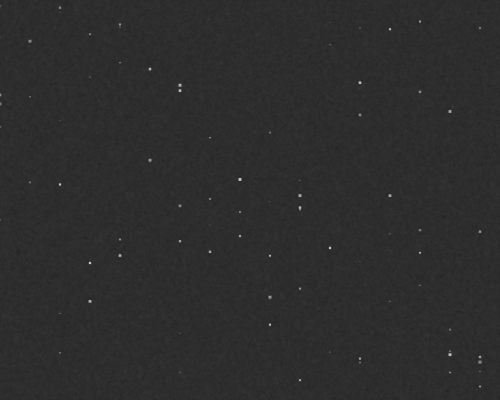
Frame 1 (no input)
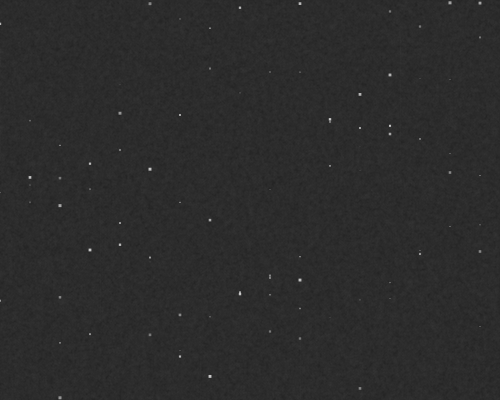
Frame 60 (the mouse pressed at the canvas centre just before this capture)
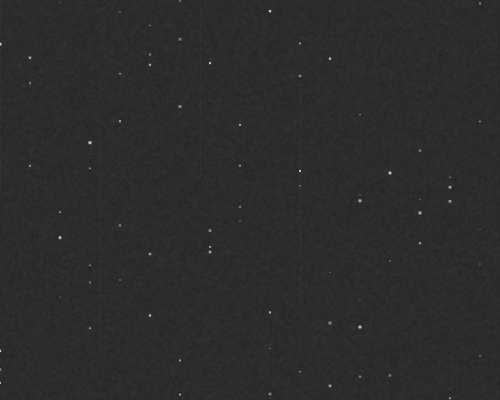
Frame 120 (the mouse held since frame 60 and released just before this capture)

The Processing sketch that drew these frames (run headless with seeded random() and noise(); from frame 60 on, the mouse is pressed at the canvas centre):

// Processing sketch: processing_185057
// ── processing_185057.pde

void setup(){
  size(500,400);
  frameRate(2);
 
}
   
void draw()
{
   float a=random(35,40); background(a); 
   for (int p=0; p<=width; p=p+30)
   {
     for (int o=100; o<=200; o=o+20)
     {
       star(p,o);
     }
   }
 film(); 
}
 
void star(int x, int y)
{
   float m=random(height);
   float n=random(3);
   noStroke(); fill(255,y);
   rectMode(CENTER); rect(x,m,n,n);     
}

void film()
{
  frameRate(200);
  pushMatrix();
      for (int q=0; q<=width; q=q+1)
      {
        for (int r=0; r<=height; r=r+1)
        {
          float s=random(3);
          float t=random(100,200);
          noStroke(); fill(100,10);
          rectMode(CENTER); rect(q,r,s,s);
        }
      }
   popMatrix();
//JUST A NOTE: The following matrix is really cool if you make the strokeWeight really big!   
   pushMatrix();
     float crackle=random(100,230);
     float weight=random(0.1);
     for (int qi=0; qi<=width; qi=qi+100)
       {
         frameRate(200);
         float ri=random(-100,400);
         stroke(crackle,50); strokeWeight(weight);
         line(qi,ri,qi,ri+crackle);
       }
   popMatrix();
}
